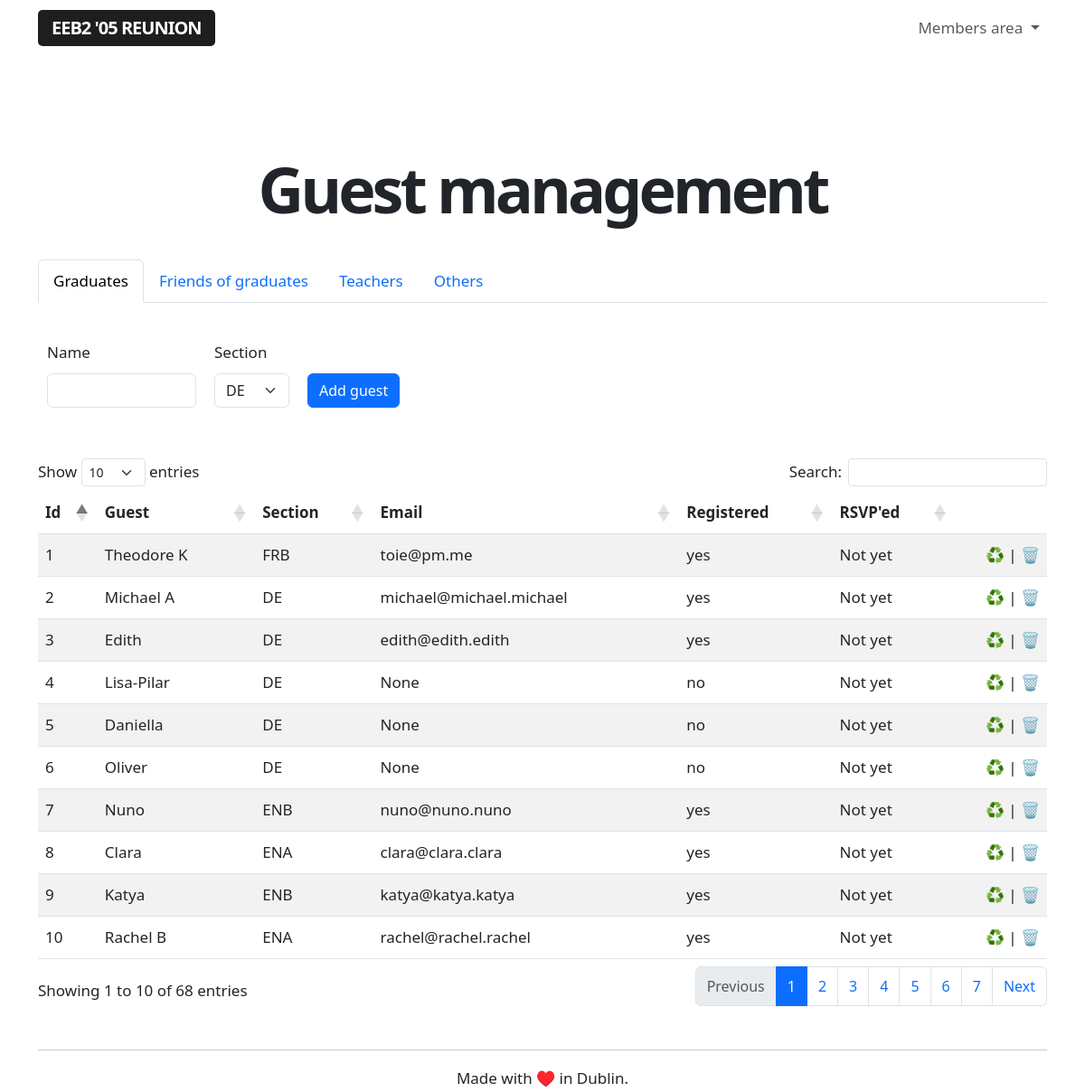
The app's page /admin/guests (signed in), older data.
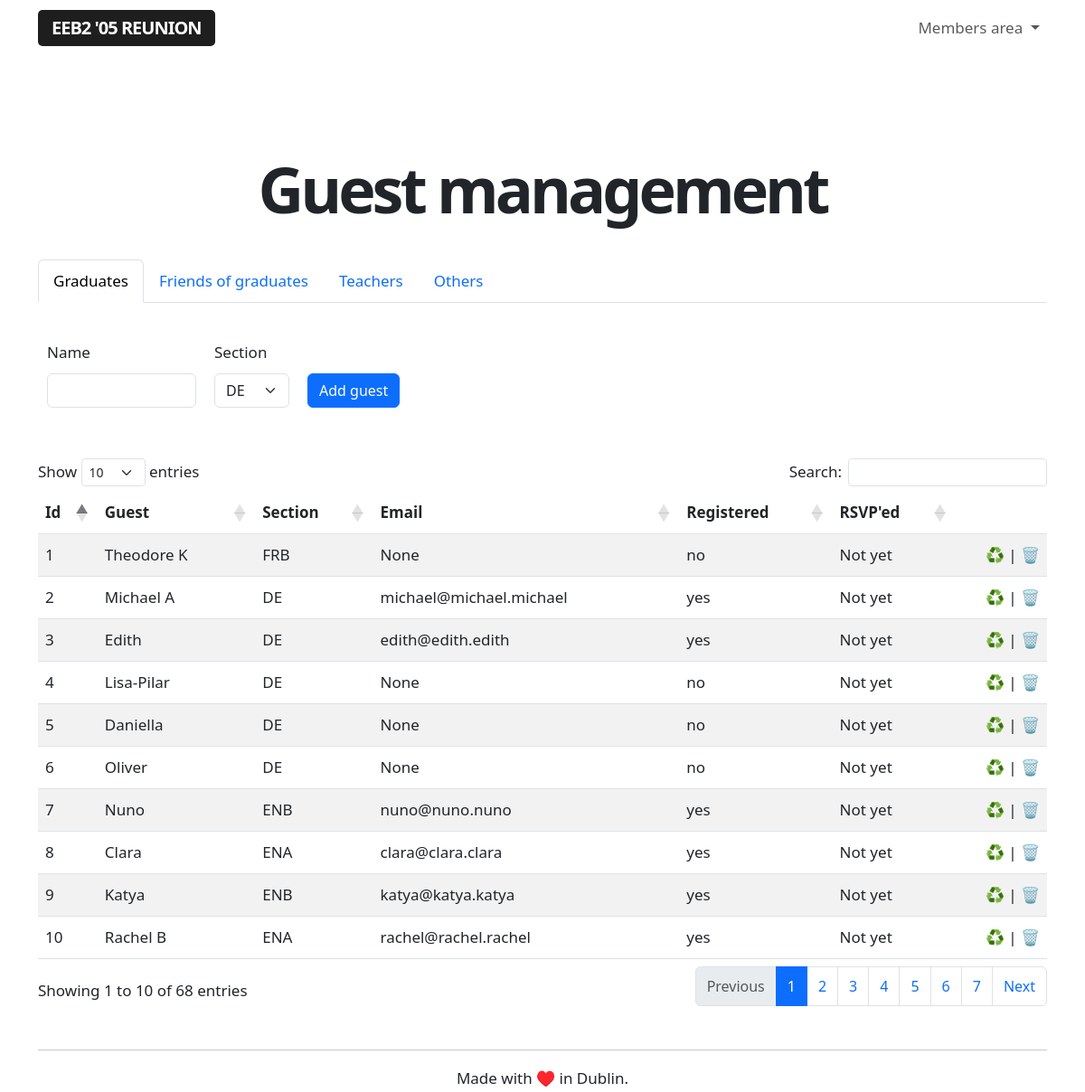
The same page, newer data.
### app/models.py (models this page shows, shortened)
class Guest(db.Model):
    id = db.Column(db.Integer, primary_key=True)
    name = db.Column(db.String(64), index=True, unique=False)
    section = db.Column(db.String(64), index=True, unique=False)
    email = db.Column(db.String(120), index=True, unique=True)
    registered = db.Column(db.String(120), index=True, unique=False)
    rsvp = db.Column(db.String(64), index=True, unique=False)

### app/routes.py (the view, shortened to what this page needs)
@app.route('/admin/guests', methods=['GET', 'POST'])
@login_required
def adminguestmanagement():
    if current_user.role == 'admin':
        guests = Guest.query.order_by(Guest.id.asc())
        friends = User.query.filter_by(role='I was friends with people who graduated in 2005').order_by(User.name.asc())
        teachers = User.query.filter_by(role='I was a teacher at the EEB2').order_by(User.name.asc())
        others = User.query.filter_by(role='Other').order_by(User.name.asc())
        form = AddGuestForm()
    else:
        flash('This is a restricted area.')
        return redirect(url_for('index'))
    return render_template("guest_management.html", title='Guest list management', guests=guests,
        friends=friends, teachers=teachers, others=others, form=form)

### app/forms.py
class AddGuestForm(FlaskForm):
    guestname = StringField('Name', validators=[DataRequired()])
    section = SelectField(u'Section', choices = [], validators = [DataRequired()])
    submit = SubmitField('Add guest')
    def __init__(self):
        super(AddGuestForm, self).__init__()
        self.section.choices = Section.query.order_by(Section.section.asc()).all()

### app/models.py (called while the page is built)
@login.user_loader
def load_user(id):
    return User.query.get(int(id))

    def __repr__(self):
        return '{}'.format(self.section)

### app/templates/guest_management.html (shortened to what this page needs)
{% extends "base.html" %}
{% block content %}
<div class="title">
    <h1>Guest management</h1>
</div>
<br>
<br>
<nav>
  <div class="nav nav-tabs" id="nav-tab" role="tablist">
    <button class="nav-link active" id="nav-graduates-tab" data-bs-toggle="tab" data-bs-target="#nav-graduates" type="button" role="tab" aria-controls="nav-graduates" aria-selected="true">Graduates</button>
    <button class="nav-link" id="nav-friends-tab" data-bs-toggle="tab" data-bs-target="#nav-friends" type="button" role="tab" aria-controls="nav-friends" aria-selected="false">Friends of graduates</button>
    <button class="nav-link" id="nav-teachers-tab" data-bs-toggle="tab" data-bs-target="#nav-teachers" type="button" role="tab" aria-controls="nav-teachers" aria-selected="false">Teachers</button>
    <button class="nav-link" id="nav-others-tab" data-bs-toggle="tab" data-bs-target="#nav-others" type="button" role="tab" aria-controls="nav-others" aria-selected="false">Others</button>
  </div>
</nav>
<div class="tab-content" id="nav-tabContent">
    <div class="tab-pane fade show active" id="nav-graduates" role="tabpanel" aria-labelledby="nav-graduates-tab" tabindex="0">
        <br>
        <form action="" method="post" novalidate>
            <table>
                <tbody>
                    <tr>
                        <td class="guesttable">
                            <p>
                                {{ form.guestname.label (class_='form-label')}} <br>
                                {{ form.guestname(size=10, class_='form-control')}}
                            </p>
                        </td>
                        <td class="guesttable">
                            <p>
                                {{ form.section.label (class_='form-label')}} <br>
                                {{ form.section(class_='form-select')}}
                            </p>
                        </td>
                        <td class="guesttable">
                            <p>{{ form.submit(class_='btn btn-primary') }}</p>
                        </td>
                    </tr>
                </tbody>
            </table>
            <br>
        </form>
        <table id="guest-management-table" class="table table-striped">
            <thead>
                <tr>
                    <th>Id</th>
                    <th>Guest</th>
                    <th>Section</th>
                    <th>Email</th>
                    <th>Registered</th>
                    <th>RSVP'ed</th>
                    <th></th>
                </tr>
            </thead>
            <tbody>
                {% for guest in guests %}
                    {% include '_guests.html' %}
                {% endfor %}
            </tbody>
        </table>
    </div>
</div>
{% endblock %}

### app/templates/_guests.html
<tr>
    <td>{{ guest.id }}</td>
    <td>{{ guest.name }}</td>
    <td>{{ guest.section }}</td>
    <td>{{ guest.email }}</td>
    <td>{{ guest.registered }}</td>
    <td>{{ guest.rsvp }}</td>
    <td class="aligniconsright"><a class="nolinkdecoration" href="{{ url_for('resetGuest', guestid=guest.id) }}">♻️</a> | <a class="nolinkdecoration" href="{{ url_for('delete_guest', guestid=guest.id) }}">🗑️</a></td>
</tr>

Row changes from the older to the newer data that the page shows:
changed Guest "Theodore K": email "toie@pm.me" → "None"; registered "yes" → "no"
